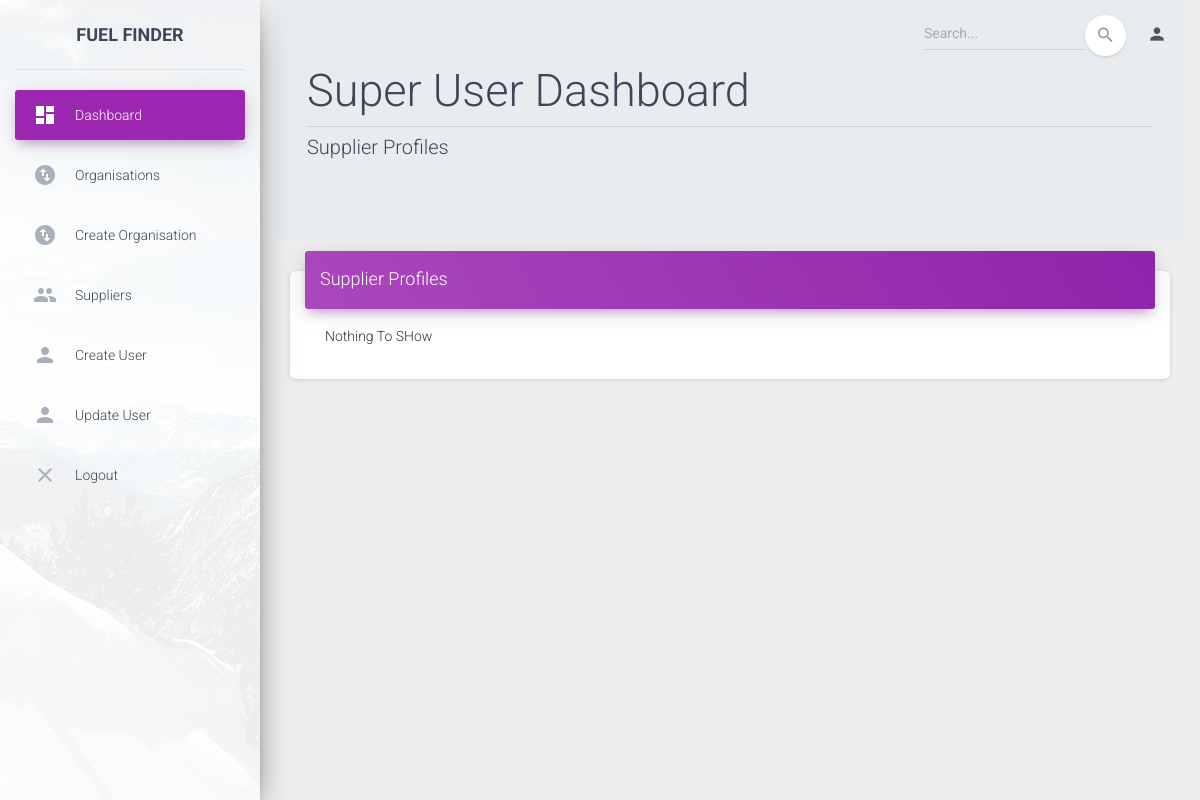
The app's page /users/suppliers/, older data.
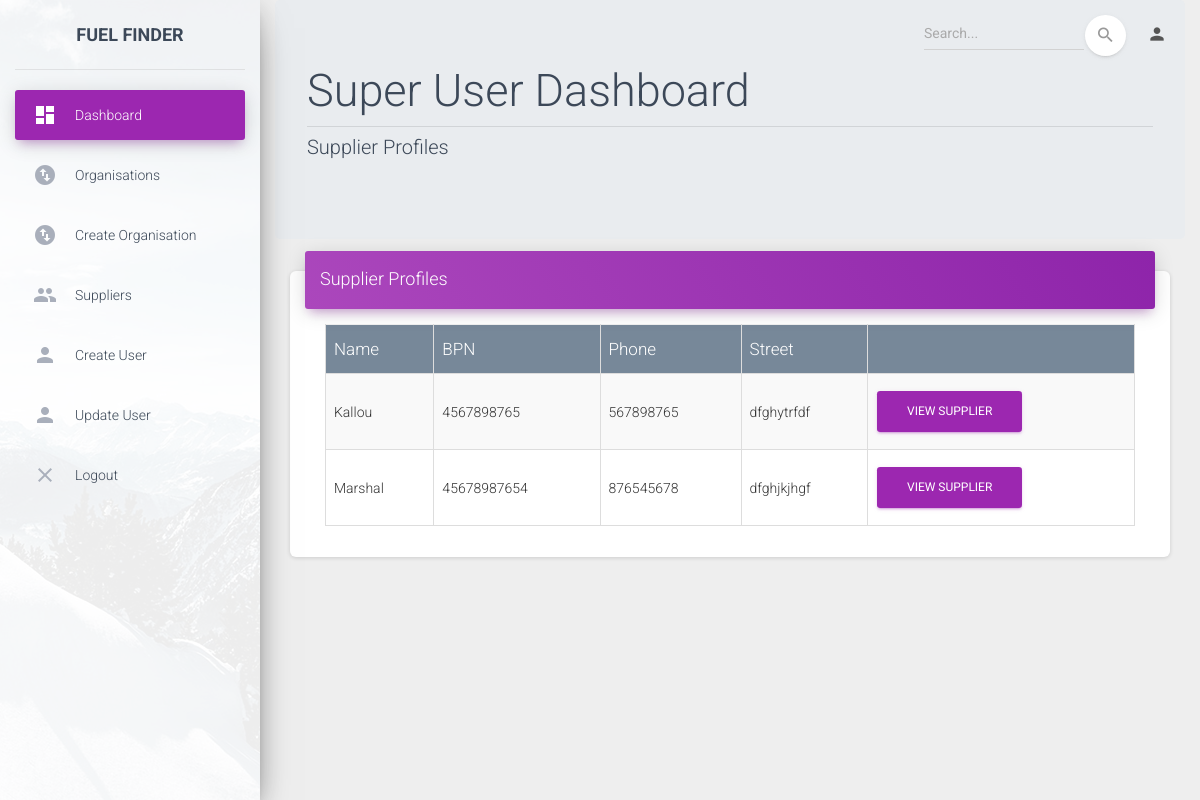
The same page, newer data.
### supplier/models.py (models this page shows, shortened)
class SupplierProfile(models.Model):
    name = models.OneToOneField(User, on_delete=models.CASCADE, related_name='profile')
    bpn = models.CharField(max_length=20)
    picture = models.ImageField(default='default.png', upload_to='profiles')
    phone = models.CharField(max_length=20, help_text='eg 263775580596')
    street = models.CharField(max_length=255)
    city = models.CharField(max_length=255)
    province = models.CharField(max_length=255)
    date = models.DateField(auto_now_add=True)
    time = models.TimeField(auto_now_add=True)
    class Meta:
        ordering = ['name']

### users/views.py (the view)
# urls.py: path('suppliers/', views.suppliers_list, name="suppliers_list"),
def suppliers_list(request):
    suppliers = SupplierProfile.objects.all()
    return render(request, 'users/suppliers_list.html', {'suppliers': suppliers})

### users/templates/users/suppliers_list.html
{% extends "users/base.html" %}
{% block body %}
<div class="jumbotron">
    <h1 class="display-3">Super User Dashboard</h1>
    <hr class="my-2">
    <p class="lead">
        Supplier Profiles
    </p>
</div>
<div class="col-md-12">
    <div class="card" style="background-color:white">
        <div class="card-header card-header-primary">
        <h4 class="card-title ">Supplier Profiles</h4>
        </div>
    <div class="card-body">
        <div class="container-fluid">
            {% if suppliers %}
            <table id="example" class="table table-striped table-bordered" style="width:100%">
                <thead style="color:white; background:lightslategray">
                    <th style="color:white;">
                        Name
                       </th>
                       <th style="color:white;">
                         BPN
                       </th>
                       <th style="color:white;">
                          Phone
                         </th>
                         <th style="color:white;">
                           Street
                          </th>
                          <th style="color:white;"></th>
                   <tbody>
                       {% for supplier in suppliers %}
                       <tr>
                           <td>{{supplier.name}}</td>
                           <td>{{supplier.bpn}}</td>
                           <td>{{supplier.phone}}</td>
                           <td>{{supplier.street}}</td>
                        <td><a href="{% url 'users:supplier_user_create' supplier.id %}" class="btn btn-primary">view Supplier</a></td>
                    </tr>
                    {% endfor %}
                </tbody>
                </table>
            {% else %}
            <p>Nothing To SHow</p>
            {% endif %}
        </div>
    </div>
    </div>
</div>
{% endblock %}

Row changes from the older to the newer data that the page shows:
added SupplierProfile: name "Kallou", bpn "4567898765", phone "567898765", street "dfghytrfdf"
added SupplierProfile: name "Marshal", bpn "45678987654", phone "876545678", street "dfghjkjhgf"
Text that changed along with them:
text no longer shown: "Nothing To SHow"
text now shown: "Name BPN Phone Street"
